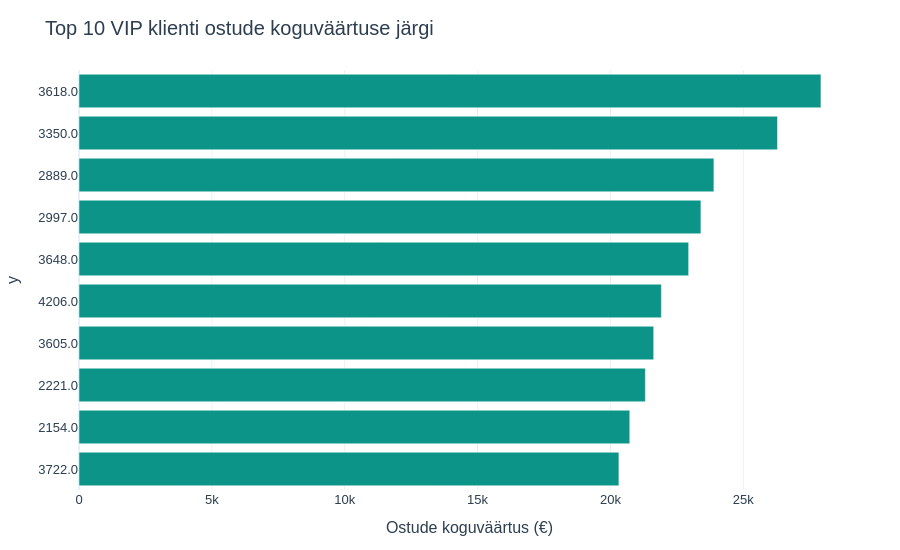

Notebook source saved alongside this figure:
### Code cell
# Loon Top 10 VIP klientide diagrammi.
fig_top10_vip = loo_top10_vip(rfm)

# Kuvan diagrammi notebook'is.
display(fig_top10_vip)

### Figure 1 — Plotly figure (JSON) as saved in the notebook; plotly's stock layout.template omitted (floating-point values rounded to 4 significant figures)
{"data": [{"hovertemplate": "Ostude koguväärtus (€)=%{x}<br>y=%{y}<extra></extra>", "legendgroup": "", "marker": {"color": "#0D9488", "pattern": {"shape": ""}}, "name": "", "orientation": "h", "showlegend": false, "textposition": "auto", "type": "bar", "x": [27920.0, 26290.0, 23890.0, 23400.0, 22940.0, 21920.0, 21630.0, 21310.0, 20730.0, 20320.0], "xaxis": "x", "y": ["3618.0", "3350.0", "2889.0", "2997.0", "3648.0", "4206.0", "3605.0", "2221.0", "2154.0", "3722.0"], "yaxis": "y"}], "layout": {"barmode": "relative", "height": 550, "hovermode": "closest", "legend": {"title": {"text": "Kliendisegment"}, "tracegroupgap": 0}, "title": {"text": "Top 10 VIP klienti ostude koguväärtuse järgi"}, "xaxis": {"anchor": "y", "domain": [0, 1], "title": {"text": "Ostude koguväärtus (€)"}}, "yaxis": {"anchor": "x", "categoryorder": "total ascending", "domain": [0, 1], "title": {"text": "y"}}}}
